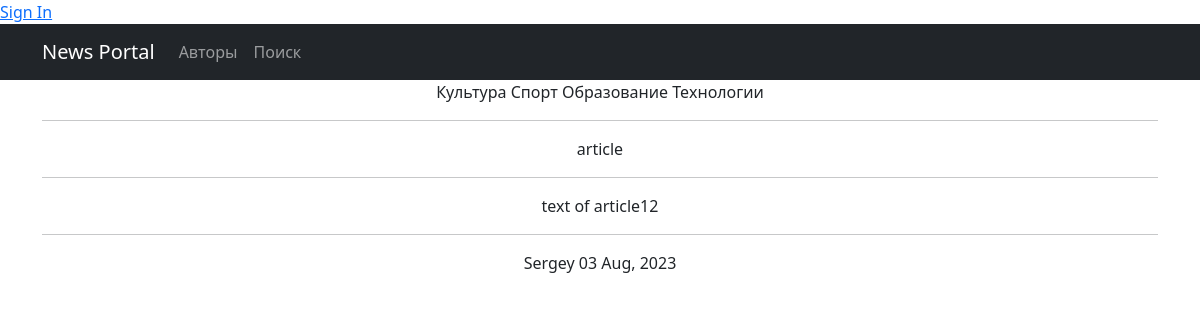
The page /news/54 on the database its author committed.
### newapp/models.py (models this page shows, shortened)
class Category(models.Model):
    name = models.CharField(max_length=64, unique=True, help_text=_('имя категории'))
    subscribers = models.ManyToManyField(User, related_name='categories')

class Post(models.Model):
    author = models.ForeignKey(Author, on_delete=models.CASCADE, verbose_name = pgettext_lazy('help text for MyModel model', 'Здесь выбери автора'),)
    NEWS = 'NW'
    ARTICLE = 'AT'
    CATEGORY_CHOICES = (
        (NEWS, 'Новость'),
        (ARTICLE, 'Статья'),
    )
    categoryType = models.CharField(max_length=2, choices=CATEGORY_CHOICES, default=ARTICLE)
    dateCreation = models.DateTimeField(auto_now_add=True)
    postCategory = models.ManyToManyField(Category, through='PostCategory')
    title = models.CharField(max_length=128)
    text = models.TextField()
    rating = models.SmallIntegerField(default=0)

class Author(models.Model):
    authorUser = models.OneToOneField(User, on_delete=models.CASCADE)
    ratingAuthor = models.SmallIntegerField(default=0)

### newapp/views.py (the view)
# urls.py: path('<int:pk>', PostDetail.as_view(), name='post_detail'),
class PostDetail(DetailView):
    model = Post
    context_object_name = 'Post'
    template_name = 'post.html'
    def get_object(self, *args, **kwargs):  # переопределяем метод получения объекта, как ни странно
        obj = cache.get(f'Post-{self.kwargs["pk"]}',
                        None)  # кэш очень похож на словарь, и метод get действует так же. Он забирает значение по ключу, если его нет, то забирает None.
        if not obj:
            obj = super().get_object(queryset=self.queryset)
            cache.set(f'Post-{self.kwargs["pk"]}', obj)
            return obj

### newapp/templatetags/censor.py (called while the page is built)
@register.filter()
def censor(value):
    words_to_censor = ['редиска', 'капустка', 'картошка']
    if not isinstance(value, str):
        raise ValueError("Значение должно быть строкой")
    for word in words_to_censor:
        value = value.replace(word, word[0] + '*' * len(word))
    return mark_safe(value)

### templates/post.html (shortened to what this page needs)
{% extends 'flatpages/default.html' %}
{% load censor %}
{% block content %}
<td>{% for cat in Post.postCategory.all %}
        {{ cat.name }}
    {% endfor %}
</td>
<hr>
<td>{{ Post.title|censor }}</td>
<hr>
<td>{{ Post.text|censor }}</td>
<hr>
<td>{{ Post.author.authorUser }}</td>
<td>{{ Post.dateCreation|date:"d M, Y" }}</td>
{% endblock content %}

### templates/flatpages/default.html (shortened to what this page needs)
<!DOCTYPE html>
<html lang="en">
<head>
  {% load static %}
  <link href="{% static 'css/styles.css' %}" rel="stylesheet" />
</head>
<body>
{% if request.user.is_authenticated %}
    <a href="{% url 'account_logout' %}">Sign Out</a>
{% else %}
    <a href="{% url 'account_login' %}">Sign In</a>
{% endif %}
{% load cache %}
{% cache 60 sidebar %}
  <nav class="navbar navbar-expand-lg navbar-dark bg-dark static-top">
    <div class="container">
      <a class="navbar-brand" href="{% url 'post_list' %}">News Portal</a>
      <div class="collapse navbar-collapse" id="navbarResponsive">
        <ul class="navbar-nav ml-auto">
          <li class="nav-item active">
            <a class="nav-link" href="{% url 'authors' %}">Авторы
            </a>
          </li>
          <li class="nav-item active">
            <a class="nav-link" href="{% url 'post_search' %}">Поиск
            </a>
          </li>
        </ul>
      </div>
    </div>
  </nav>
{% endcache %}
  <div class="container">
    <div class="row">
      <div class="col-lg-12 text-center">
       {% block content %}{% endblock content %}
      </div>
    </div>
  </div>
</body>
</html>

### rows shown on the page
Category: name "Культура"
Category: name "Спорт"
Category: name "Образование"
Category: name "Технологии"
Post: title|censor "article", text|censor "text of article12", author.authorUser "Sergey", dateCreation "03 Aug, 2023"
